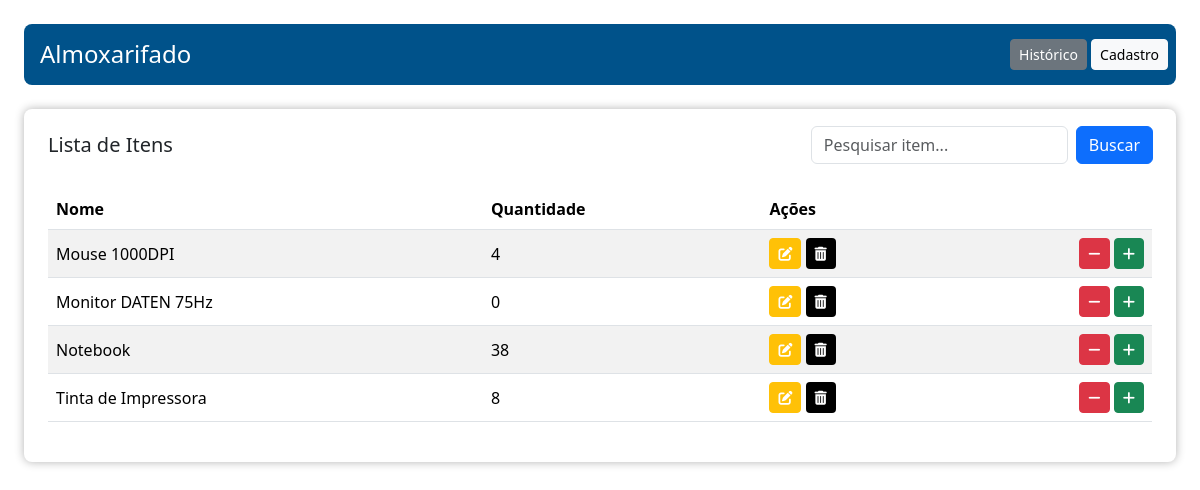
The app's page / (signed in) with its own data.
### almoxarifado/models.py (models this page shows, shortened)
class Item(models.Model):
    nome = models.CharField(max_length=255)
    quantidade_total = models.IntegerField()

### almoxarifado/views.py (the view)
# urls.py: path('', views.almoxarifado, name='almoxarifado'),
@login_required
@required_almoxarifado
def almoxarifado(request):
    query = request.GET.get('filtro', '')
    if query:
        items = Item.objects.filter(
            Q(nome__icontains=query) | Q(id__icontains=query)
        )
    else:
        items = Item.objects.all()
    return render(request, 'almoxarifado.html', { 'items': items, 'filtro': query })

### almoxarifado/templates/almoxarifado.html (shortened to what this page needs)
{% extends "template.html" %}
{% load static %}
{% block main %}
<div class="w-100">
    <div class="d-flex p-2 m-4 rounded-3 justify-content-between align-items-center text-white" style="background-color: #00528A;">
        <h4 class="d-flex align-items-center justify-content-center text-white flex-row p-0 m-2">Almoxarifado</h4>
        <div>
            <a href="{% url 'almoxarifado:historico' %}" class="btn btn-secondary btn-sm">Histórico</a>
            <a href="{% url 'almoxarifado:cadastro_item' %}" class="btn btn-light btn-sm">Cadastro</a>
        </div>
    </div>
    <div class="d-flex bg-white p-2 m-4 rounded-3 justify-content-between align-items-center" style="box-shadow: 0px 0px 10px rgba(0, 0, 0, 0.3);">
        <div class="d-flex flex-column w-100">
            <div class="d-flex flex-row justify-content-between align-items-center">
                <h5 class="p-2 m-2">Lista de Itens</h5>
                <form method="get" class="d-flex gap-2">
                    <input type="text" name="filtro" class="form-control w-100" placeholder="Pesquisar item..." value="{{ filtro }}">
                    <button type="submit" class="btn btn-primary text-white" style="margin-right: 15px;">Buscar</button>
                </form>
            </div>
            <div class="m-3">
                <table class="table table-striped table-hover">
                    <thead>
                        <tr>
                            <th scope="col">Nome</th>
                            <th scope="col">Quantidade</th>
                            <th scope="col">Ações</th>
                    </tr>
                </thead>
                <tbody>
                        {% if items.count > 0 %}
                        {% for item in items %}
                        <tr style="vertical-align: middle;">
                            <td>{{ item.nome }}</td>
                            <td>{{ item.quantidade_total }}</td>
                            <td class="d-flex justify-content-between gap-2">
                                <div>
                                    <a href="{% url 'almoxarifado:update_item' item.id %}" class="btn btn-warning btn-sm"><i class="fa-solid fa-pen-to-square text-white"></i></a>
                                    <a href="{% url 'almoxarifado:delete_item' item.id %}" class="btn bg-black btn-sm"><i class="fa-solid fa-trash-can text-white"></i></a>
                                </div>
                                <div>
                                    <a href="{% url 'almoxarifado:retira_item' item.id %}" class="btn btn-danger btn-sm"><i class="fa-solid fa-minus text-white"></i></a>
                                    <a href="{% url 'almoxarifado:aloca_item' item.id%}" class="btn btn-success btn-sm"><i class="fa-solid fa-plus text-white"></i></i></a>
                                </div>
                            </div>
                        {% endfor %}
                        {% endif %}
{% endblock %}

### almoxarifado/static/css/style.css (style rules this page uses)
* { margin: 0; padding: 0; box-sizing: border-box; }
td { vertical-align: middle; }
:root { --cor-primaria: #ffffff; --cor-secundaria: #00528A; }
th { white-space: nowrap; }

### records on screen
Item: nome "Mouse 1000DPI", quantidade_total "4"
Item: nome "Monitor DATEN 75Hz", quantidade_total "0"
Item: nome "Notebook", quantidade_total "38"
Item: nome "Tinta de Impressora", quantidade_total "8"
